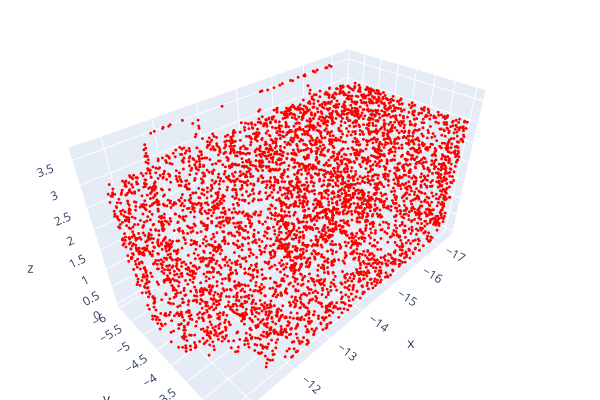

Notebook code cell kept with this figure:
### Code cell
o3d.visualization.draw_plotly([pcd])

### Figure 1 — Plotly figure (JSON) as saved in the notebook; plotly's stock layout.template omitted (floating-point values rounded to 4 significant figures; data arrays with more than 128 entries replaced by an {"elided": "..."} marker saying what was removed)
{"data": [{"marker": {"color": {"elided": "5000x3 int values"}, "size": 1}, "mode": "markers", "type": "scatter3d", "x": {"elided": "5000 float values"}, "y": {"elided": "5000 float values"}, "z": {"elided": "5000 float values"}}], "layout": {"height": 400, "margin": {"b": 0, "l": 0, "r": 0, "t": 0}, "scene": {"camera": {"center": {"x": 0, "y": 0, "z": 0}, "up": {"x": 0, "y": 0, "z": 1}}}, "showlegend": false, "width": 600}}
